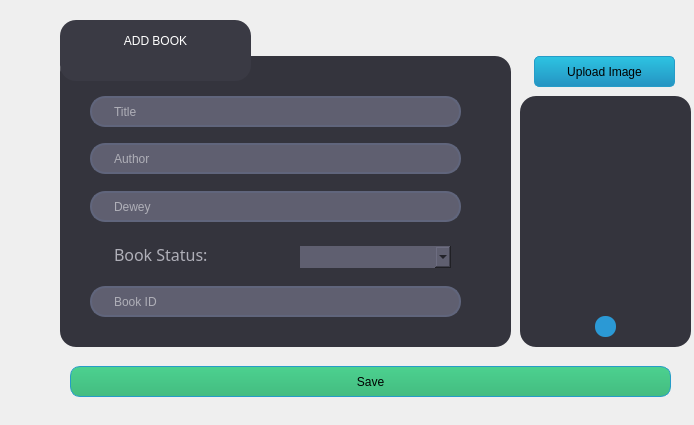
<?xml version="1.0" encoding="UTF-8"?>
<ui version="4.0">
 <class>addbook</class>
 <widget class="QDialog" name="addbook">
  <property name="geometry">
   <rect>
    <x>0</x>
    <y>0</y>
    <width>694</width>
    <height>425</height>
   </rect>
  </property>
  <property name="windowTitle">
   <string>Dialog</string>
  </property>
  <widget class="QComboBox" name="addstatus">
   <property name="geometry">
    <rect>
     <x>291</x>
     <y>244</y>
     <width>161</width>
     <height>21</height>
    </rect>
   </property>
   <property name="styleSheet">
    <string notr="true">	QComboBox{
	border: 1px solid #1d1d1d;
	background-color: rgb(95, 95, 112);
	color : #fff;
	/*color: rgb(0, 0, 0);*/
	
	padding: 3px;
	padding-left: 8px;
	padding-right: 15px;
	border: none;
}

QComboBox::down
{
	background-color: transparent;
	color : #fff;
}

/*QComboBox::down-button
{
	height: 5px;
}


/*QComboBox::down-button:hover
{
	
	background-color: rgb(95, 95, 112);

}*/


QComboBox::down-button:pressed
{
	
    width: 16px; 
    border-width: 1px;

}

</string>
   </property>
   <property name="placeholderText">
    <string>Status</string>
   </property>
  </widget>
  <widget class="QFrame" name="AddBookFormFrame">
   <property name="geometry">
    <rect>
     <x>60</x>
     <y>56</y>
     <width>451</width>
     <height>291</height>
    </rect>
   </property>
   <property name="styleSheet">
    <string notr="true">background-color: rgb(52, 52, 61);
border-radius: 16px;</string>
   </property>
   <property name="frameShape">
    <enum>QFrame::StyledPanel</enum>
   </property>
   <property name="frameShadow">
    <enum>QFrame::Raised</enum>
   </property>
   <widget class="QLineEdit" name="txtaddbook">
    <property name="geometry">
     <rect>
      <x>30</x>
      <y>40</y>
      <width>371</width>
      <height>31</height>
     </rect>
    </property>
    <property name="styleSheet">
     <string notr="true">QLineEdit{
border: 2px solid rgb(96, 101, 124);
border-radius: 15px;
color: rgb(255, 255, 255);
font: 12pt &quot;Century Gothic&quot;;
padding-left:20px;
padding-rght: 20px;
background-color: rgb(95, 95, 112);
}


QLineEdit::hover{
border: 2px solid rgb(43, 153, 213);
}

QLineEdit::focus{
border: 2px solid rgb(170, 255, 255);
background-color:rgb(43,45,56);
}</string>
    </property>
    <property name="placeholderText">
     <string>Title</string>
    </property>
   </widget>
   <widget class="QLineEdit" name="txtaddauthor">
    <property name="geometry">
     <rect>
      <x>30</x>
      <y>87</y>
      <width>371</width>
      <height>31</height>
     </rect>
    </property>
    <property name="styleSheet">
     <string notr="true">QLineEdit{
border: 2px solid rgb(96, 101, 124);
border-radius: 15px;
color: rgb(255, 255, 255);
font: 12pt &quot;Century Gothic&quot;;
padding-left:20px;
padding-rght: 20px;
background-color: rgb(95, 95, 112);
}


QLineEdit::hover{
border: 2px solid rgb(43, 153, 213);
}

QLineEdit::focus{
border: 2px solid rgb(170, 255, 255);
background-color:rgb(43,45,56);
}</string>
    </property>
    <property name="placeholderText">
     <string>Author</string>
    </property>
   </widget>
   <widget class="QLineEdit" name="txtadddewey">
    <property name="geometry">
     <rect>
      <x>30</x>
      <y>135</y>
      <width>371</width>
      <height>31</height>
     </rect>
    </property>
    <property name="styleSheet">
     <string notr="true">QLineEdit{
border: 2px solid rgb(96, 101, 124);
border-radius: 15px;
color: rgb(255, 255, 255);
font: 12pt &quot;Century Gothic&quot;;
padding-left:20px;
padding-rght: 20px;
background-color: rgb(95, 95, 112);
}


QLineEdit::hover{
border: 2px solid rgb(43, 153, 213);
}

QLineEdit::focus{
border: 2px solid rgb(170, 255, 255);
background-color:rgb(43,45,56);
}</string>
    </property>
    <property name="placeholderText">
     <string>Dewey</string>
    </property>
   </widget>
   <widget class="QLineEdit" name="txtaddid">
    <property name="geometry">
     <rect>
      <x>30</x>
      <y>230</y>
      <width>371</width>
      <height>31</height>
     </rect>
    </property>
    <property name="styleSheet">
     <string notr="true">QLineEdit{
border: 2px solid rgb(96, 101, 124);
border-radius: 15px;
color: rgb(255, 255, 255);
font: 12pt &quot;Century Gothic&quot;;
padding-left:20px;
padding-rght: 20px;
background-color: rgb(95, 95, 112);
}


QLineEdit::hover{
border: 2px solid rgb(43, 153, 213);
}

QLineEdit::focus{
border: 2px solid rgb(170, 255, 255);
background-color:rgb(43,45,56);
}</string>
    </property>
    <property name="placeholderText">
     <string>Book ID</string>
    </property>
   </widget>
   <widget class="QLabel" name="bookCopyLabel">
    <property name="geometry">
     <rect>
      <x>54</x>
      <y>188</y>
      <width>101</width>
      <height>21</height>
     </rect>
    </property>
    <property name="font">
     <font>
      <family>Century Gothic</family>
      <pointsize>12</pointsize>
      <weight>50</weight>
      <italic>false</italic>
      <bold>false</bold>
     </font>
    </property>
    <property name="styleSheet">
     <string notr="true">color: rgb(175, 175, 184);
font: 12pt &quot;Century Gothic&quot;;</string>
    </property>
    <property name="text">
     <string>Book Status:</string>
    </property>
   </widget>
   <widget class="QComboBox" name="bookStatus">
    <property name="geometry">
     <rect>
      <x>240</x>
      <y>190</y>
      <width>151</width>
      <height>22</height>
     </rect>
    </property>
    <property name="styleSheet">
     <string notr="true">background-color: rgb(95, 95, 112);
border-radius: 15px;
</string>
    </property>
   </widget>
  </widget>
  <widget class="QPushButton" name="btnloadbookimage">
   <property name="geometry">
    <rect>
     <x>534</x>
     <y>56</y>
     <width>141</width>
     <height>31</height>
    </rect>
   </property>
   <property name="styleSheet">
    <string notr="true">/*-----QPushButton-----*/
QPushButton
{
background-color: qlineargradient(spread:pad, x1:0, y1:1, x2:0, y2:0, stop:0 rgba(37, 147, 194, 255), stop:1 rgba(45, 196, 226, 255));
color: black;
font: 8pt &quot;Century Gothic&quot;;
min-width: 80px;
border-style: solid;
border-width: 1px;
border-radius: 5px;
border-color: rgb(38, 156, 200);
padding: 5px;}

QPushButton::flat
{
background-color: transparent;
border: none;
color: #fff;}

QPushButton::disabled
{
background-color: rgb(131, 165, 174);
color: black;
border-color: black;}

QPushButton::hover
{
background-color: qlineargradient(spread:pad, x1:0, y1:1, x2:0, y2:0, stop:0 rgba(47, 160, 194, 255), stop:1 rgba(57, 209, 209, 255));
border: 1px solid rgb(41, 170, 182);}</string>
   </property>
   <property name="text">
    <string>Upload Image</string>
   </property>
  </widget>
  <widget class="QLabel" name="addbookimagebox">
   <property name="geometry">
    <rect>
     <x>540</x>
     <y>116</y>
     <width>131</width>
     <height>191</height>
    </rect>
   </property>
   <property name="styleSheet">
    <string notr="true">background-color: rgb(75, 75, 88);
border:none;</string>
   </property>
   <property name="frameShape">
    <enum>QFrame::Box</enum>
   </property>
   <property name="text">
    <string/>
   </property>
  </widget>
  <widget class="QFrame" name="ImageFrame">
   <property name="geometry">
    <rect>
     <x>520</x>
     <y>96</y>
     <width>171</width>
     <height>251</height>
    </rect>
   </property>
   <property name="styleSheet">
    <string notr="true">background-color: rgb(52, 52, 61);
border-radius: 16px;</string>
   </property>
   <property name="frameShape">
    <enum>QFrame::StyledPanel</enum>
   </property>
   <property name="frameShadow">
    <enum>QFrame::Raised</enum>
   </property>
   <widget class="QToolButton" name="tabletButton">
    <property name="geometry">
     <rect>
      <x>75</x>
      <y>220</y>
      <width>21</width>
      <height>21</height>
     </rect>
    </property>
    <property name="styleSheet">
     <string notr="true">border-radius:10px;
background-color: rgb(43, 153, 213);</string>
    </property>
    <property name="text">
     <string/>
    </property>
    <property name="iconSize">
     <size>
      <width>64</width>
      <height>64</height>
     </size>
    </property>
   </widget>
  </widget>
  <widget class="QSplitter" name="splitter">
   <property name="geometry">
    <rect>
     <x>70</x>
     <y>366</y>
     <width>601</width>
     <height>31</height>
    </rect>
   </property>
   <property name="orientation">
    <enum>Qt::Horizontal</enum>
   </property>
   <widget class="QPushButton" name="btnsavebook">
    <property name="styleSheet">
     <string notr="true">/*-----QPushButton-----*/
QPushButton
{
background-color: qlineargradient(spread:pad, x1:0, y1:1, x2:0, y2:0, stop:0 rgba(68, 188, 128, 255), stop:1 rgba(76, 209, 143, 255));
color: black;
font: 8pt &quot;Century Gothic&quot;;
min-width: 80px;
border-style: solid;
border-width: 1px;
border-radius: 10px;
border-color: rgb(38, 156, 200);
padding: 5px;}

QPushButton::flat
{
background-color: transparent;
border: none;
color: #fff;}

QPushButton::disabled
{
background-color: rgb(131, 165, 174);
color: black;
border-color: black;}

QPushButton::hover
{
background-color: qlineargradient(spread:pad, x1:0, y1:1, x2:0, y2:0, stop:0 rgba(54, 149, 101, 255), stop:1 rgba(64, 175, 119, 255));
border: 1px solid rgb(41, 170, 182);}</string>
    </property>
    <property name="text">
     <string>Save</string>
    </property>
   </widget>
  </widget>
  <widget class="QFrame" name="addBookTabFrame">
   <property name="geometry">
    <rect>
     <x>60</x>
     <y>20</y>
     <width>191</width>
     <height>61</height>
    </rect>
   </property>
   <property name="styleSheet">
    <string notr="true">background-color: rgb(58, 58, 68);
border-radius: 16px;</string>
   </property>
   <property name="frameShape">
    <enum>QFrame::StyledPanel</enum>
   </property>
   <property name="frameShadow">
    <enum>QFrame::Raised</enum>
   </property>
   <widget class="QLabel" name="addBookTtle">
    <property name="geometry">
     <rect>
      <x>10</x>
      <y>10</y>
      <width>171</width>
      <height>21</height>
     </rect>
    </property>
    <property name="styleSheet">
     <string notr="true">color: rgb(255, 255, 255);
font: 75 12pt &quot;Century Gothic&quot;;</string>
    </property>
    <property name="text">
     <string>ADD BOOK</string>
    </property>
    <property name="alignment">
     <set>Qt::AlignCenter</set>
    </property>
   </widget>
  </widget>
 </widget>
 <resources/>
 <connections/>
</ui>
